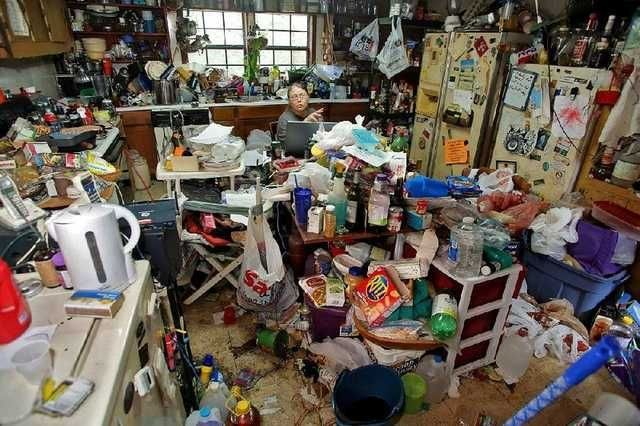
#> input picture backend/data/images/bad/bad_001.jpg, 640 x 426 px
$ python -i visual_metrics.py   (imports and definitions only)   (older library calls are emulated)
#> lines starting #> are read from the running program, lines starting #| are printed output that depends on the picture
#> further down, picture is the input picture: shape (426, 640, 3); mean B, G, R 84.3, 93.9, 104
"""
Visual Metrics Module
--------------------------------------------------
Explainable visual signals for Real Estate Visual Quality AI.

IMPORTANTE:
- Estas métricas NO deciden el score final.
- Solo aportan señales interpretables.
"""

import cv2
import numpy as np


# =====================================================
# LIGHTING
# =====================================================

def compute_lighting_score(image: np.ndarray) -> float:

    gray = cv2.cvtColor(image, cv2.COLOR_BGR2GRAY)
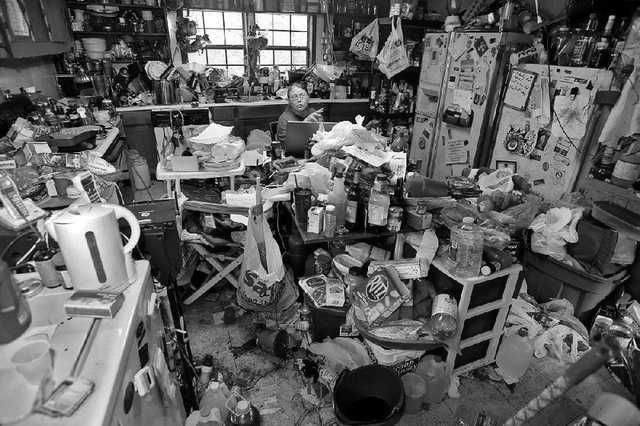
#> gray: shape (426, 640); min 0, max 255, mean 95.8

    mean_intensity = np.mean(gray)
#> mean_intensity = 95.85
    std_intensity = np.std(gray)
#> std_intensity = 61.04

    dark_pixels_ratio = np.sum(gray < 30) / gray.size
#> dark_pixels_ratio = 0.161
    bright_pixels_ratio = np.sum(gray > 220) / gray.size
#> bright_pixels_ratio = 0.03

    brightness_score = 100 - abs(mean_intensity - 127) * 100 / 127
#> brightness_score = 75.47
    brightness_score = np.clip(brightness_score, 0, 100)

    uniformity_score = 100 - std_intensity
#> uniformity_score = 38.96
    uniformity_score = np.clip(uniformity_score, 0, 100)

    extreme_penalty = (dark_pixels_ratio + bright_pixels_ratio) * 100
#> extreme_penalty = 19.06

    lighting_score = (
        0.5 * brightness_score +
        0.3 * uniformity_score -
        0.2 * extreme_penalty
    )
#> lighting_score = 45.61

    return float(np.clip(lighting_score, 0, 100))


# =====================================================
# SHARPNESS
# =====================================================

def compute_sharpness_score(image: np.ndarray) -> float:

    gray = cv2.cvtColor(image, cv2.COLOR_BGR2GRAY)

    laplacian = cv2.Laplacian(gray, cv2.CV_64F)
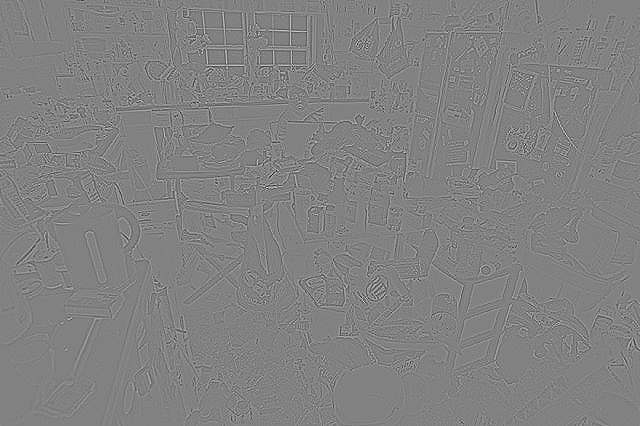
#> laplacian: shape (426, 640) float64; min -574, max 554, mean 0; drawn with min black and max white
    laplacian_variance = laplacian.var()
#> laplacian_variance = 3230.7

    min_var = 50
    max_var = 1000

    sharpness_score = (
        (laplacian_variance - min_var) /
        (max_var - min_var)
    ) * 100
#> sharpness_score = 334.8

    return float(np.clip(sharpness_score, 0, 100))


# =====================================================
# COMPOSITION
# =====================================================

def _score_angle_deviation(deviations: np.ndarray, max_deviation: float) -> float:
    if deviations.size == 0:
        return 50.0

    mean_deviation = float(np.mean(deviations))
    score = 100 - (mean_deviation / max_deviation) * 100
    return float(np.clip(score, 0, 100))


def compute_composition_score(image: np.ndarray) -> float:

    gray = cv2.cvtColor(image, cv2.COLOR_BGR2GRAY)
    edges = cv2.Canny(gray, threshold1=50, threshold2=150)
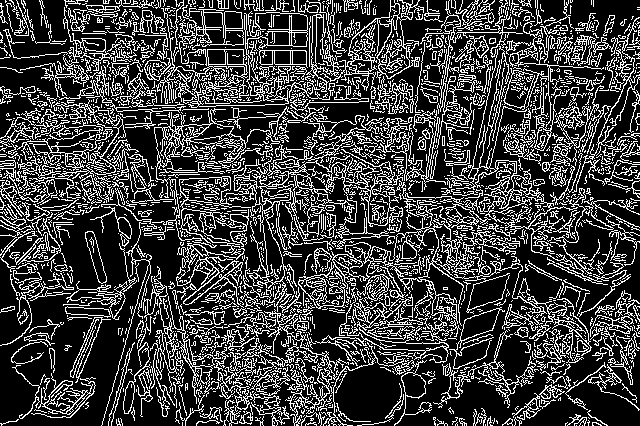
#> edges: shape (426, 640); 25.1% white in thin lines or dots

    height, width = edges.shape
    min_line_length = max(20, int(min(height, width) * 0.1))

    lines = cv2.HoughLinesP(
        edges,
        rho=1,
        theta=np.pi / 180,
        threshold=80,
        minLineLength=min_line_length,
        maxLineGap=10
    )
#> lines = 1097 rows, first 6: [250, 345, 472, 123], [193, 64, 523, 64], [259, 254, 451, 62], [194, 289, 403, 80], [93, 33, 278, 218], [330, 256, 518, 68]

    vertical_deviation = []
    horizontal_deviation = []

    if lines is not None:
        for x1, y1, x2, y2 in lines[:, 0]:
            dx = x2 - x1
            dy = y2 - y1
            if dx == 0 and dy == 0:
                continue

            angle = np.degrees(np.arctan2(dy, dx))
            angle = angle % 180

            if 75 <= angle <= 105:
                vertical_deviation.append(abs(90 - angle))
            elif angle <= 15 or angle >= 165:
                horizontal_deviation.append(min(angle, 180 - angle))
#> this loop made 1097 passes
#> (x1, y1, x2, y2, dx, dy, angle) on passes 1 to 3: (250, 345, 472, 123, 222, -222, 135), (193, 64, 523, 64, 330, 0, 0), (259, 254, 451, 62, 192, -192, 135)
#> after the loop, horizontal_deviation = 653 values, max 15 at index 172, min 0 at index 0, mean 5.92; vertical_deviation = [8.53, 6.03, 0.651, 7.13, 0, 12.95]

    vertical_deviation = np.array(vertical_deviation, dtype=float)
    horizontal_deviation = np.array(horizontal_deviation, dtype=float)

    vertical_score = _score_angle_deviation(vertical_deviation, 15.0)
#> in _score_angle_deviation, `mean_deviation = float(np.mean(deviations))`: mean_deviation = 5.88
#> in _score_angle_deviation, `score = 100 - (mean_deviation / max_deviation) * 100`: score = 60.8
#> vertical_score = 60.8
    horizontal_score = _score_angle_deviation(horizontal_deviation, 10.0)
#> horizontal_score = 40.75

    edge_points = np.column_stack(np.where(edges > 0))
#> edge_points = 68554 pairs, first value 0 to 425, second value 0 to 639
    if edge_points.size == 0:
        balance_score = 50.0
    else:
        ys, xs = edge_points[:, 0], edge_points[:, 1]
        center_x = float(np.mean(xs))
#> center_x = 322.4
        center_y = float(np.mean(ys))
#> center_y = 201.2

        norm_dx = abs(center_x - (width / 2)) / (width / 2)
#> norm_dx = 0.00762
        norm_dy = abs(center_y - (height / 2)) / (height / 2)
#> norm_dy = 0.0553
        imbalance = (norm_dx + norm_dy) / 2
#> imbalance = 0.0314

        balance_score = float(np.clip(100 - imbalance * 100, 0, 100))
#> balance_score = 96.86

    composition_score = (
        0.4 * vertical_score +
        0.3 * horizontal_score +
        0.3 * balance_score
    )
#> composition_score = 65.6

    return float(np.clip(composition_score, 0, 100))


# =====================================================
# COLOR
# =====================================================

def compute_color_score(image: np.ndarray) -> float:

    lab = cv2.cvtColor(image, cv2.COLOR_BGR2LAB)
#> lab: shape (426, 640, 3); mean of channels 0, 1, 2 101.3, 131.2, 135.3
    _, a_channel, b_channel = cv2.split(lab)
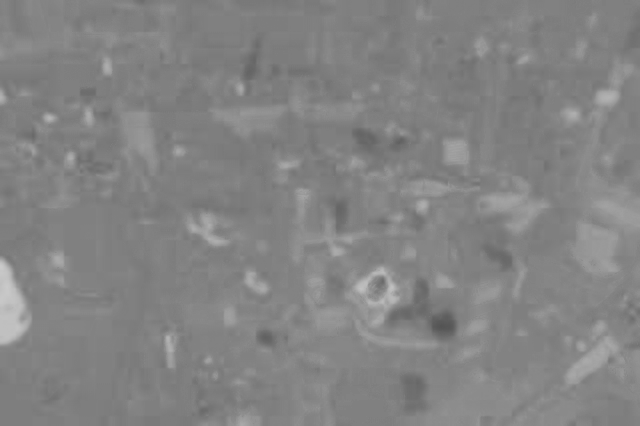
#> a_channel: shape (426, 640); min 84, max 202, mean 131.2
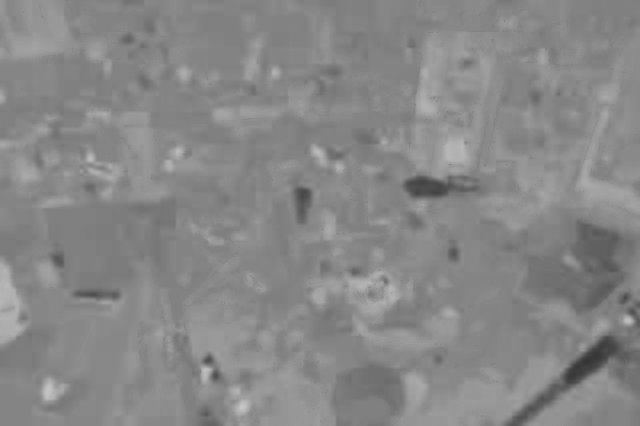
#> b_channel: shape (426, 640); min 52, max 200, mean 135.3

    a_mean = np.mean(a_channel)
#> a_mean = 131.2
    b_mean = np.mean(b_channel)
#> b_mean = 135.3

    color_cast_deviation = abs(a_mean - 128) + abs(b_mean - 128)
#> color_cast_deviation = 10.48

    max_cast_deviation = 40.0
    balance_score = 100 - (color_cast_deviation / max_cast_deviation) * 100
#> balance_score = 73.8
    balance_score = np.clip(balance_score, 0, 100)

    hsv = cv2.cvtColor(image, cv2.COLOR_BGR2HSV)
#> hsv: shape (426, 640, 3); mean H, S, V 44.2, 89.8, 109.3
    _, saturation, _ = cv2.split(hsv)
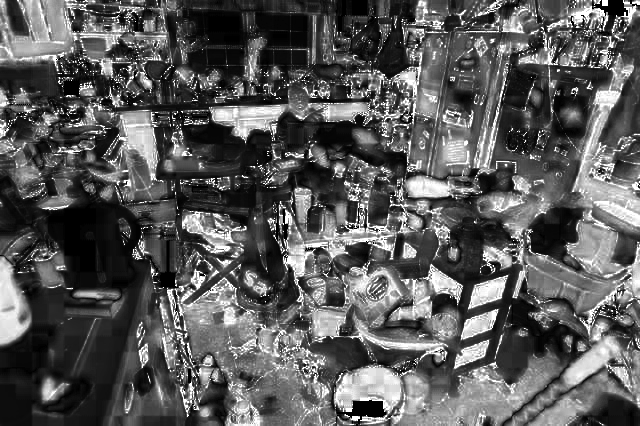
#> saturation: shape (426, 640); min 0, max 255, mean 89.8

    mean_saturation = np.mean(saturation)
#> mean_saturation = 89.84
    ideal_saturation = 80

    saturation_score = 100 - abs(mean_saturation - ideal_saturation) * 100 / ideal_saturation
#> saturation_score = 87.7
    saturation_score = np.clip(saturation_score, 0, 100)

    color_score = 0.6 * balance_score + 0.4 * saturation_score
#> color_score = 79.36

    return float(np.clip(color_score, 0, 100))


# =====================================================
# CLUTTER
# =====================================================

def compute_clutter_score(image: np.ndarray) -> float:

    gray = cv2.cvtColor(image, cv2.COLOR_BGR2GRAY)
    edges = cv2.Canny(gray, threshold1=50, threshold2=150)

    edge_pixels = np.sum(edges > 0)
#> edge_pixels = 68554
    total_pixels = edges.size

    edge_density = edge_pixels / total_pixels
#> edge_density = 0.251

    max_edge_density = 0.15
    clutter_score = 100 - (edge_density / max_edge_density) * 100
#> clutter_score = -67.63

    return float(np.clip(clutter_score, 0, 100))


# =====================================================
# GLOBAL METRICS ENTRYPOINT
# =====================================================

def compute_all_metrics(image: np.ndarray) -> dict:

    return {
        "lighting": compute_lighting_score(image),
        "sharpness": compute_sharpness_score(image),
        "composition": compute_composition_score(image),
        "color": compute_color_score(image),
        "clutter": compute_clutter_score(image),
    }

>>> import cv2
>>> picture = cv2.imread('../data/images/bad/bad_001.jpg')
>>> result = compute_all_metrics(picture)
#> result = {'lighting': 45.61, 'sharpness': 100, 'composition': 65.6, 'color': 79.36, 'clutter': 0}

$ run again, on backend/data/images/bad/bad_002.jpg
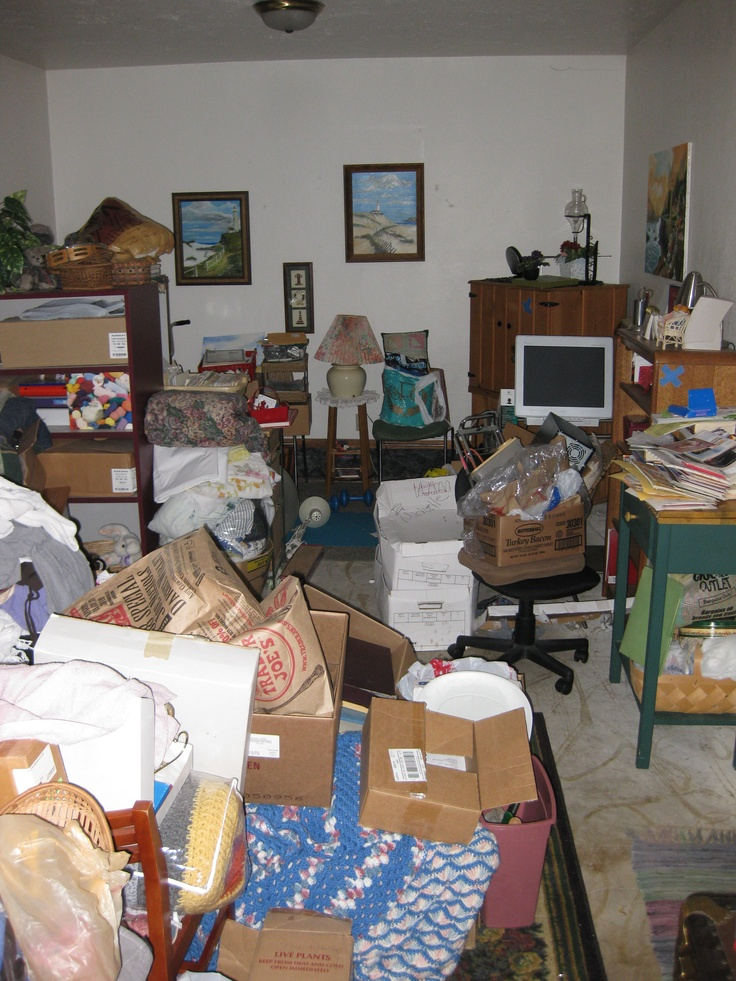
#> input picture backend/data/images/bad/bad_002.jpg, 736 x 981 px
#> picture is the input picture: shape (981, 736, 3); mean B, G, R 109.6, 116.4, 125.1
#> mean_intensity = 118.2
#> std_intensity = 54.29
#> dark_pixels_ratio = 0.0289
#> bright_pixels_ratio = 0.0592
#> brightness_score = 93.1
#> uniformity_score = 45.71
#> extreme_penalty = 8.81
#> lighting_score = 58.5
#> laplacian_variance = 716.2
#> sharpness_score = 70.13
#> in compute_composition_score, `edges = cv2.Canny(gray, threshold1=50, threshold2=150)`:
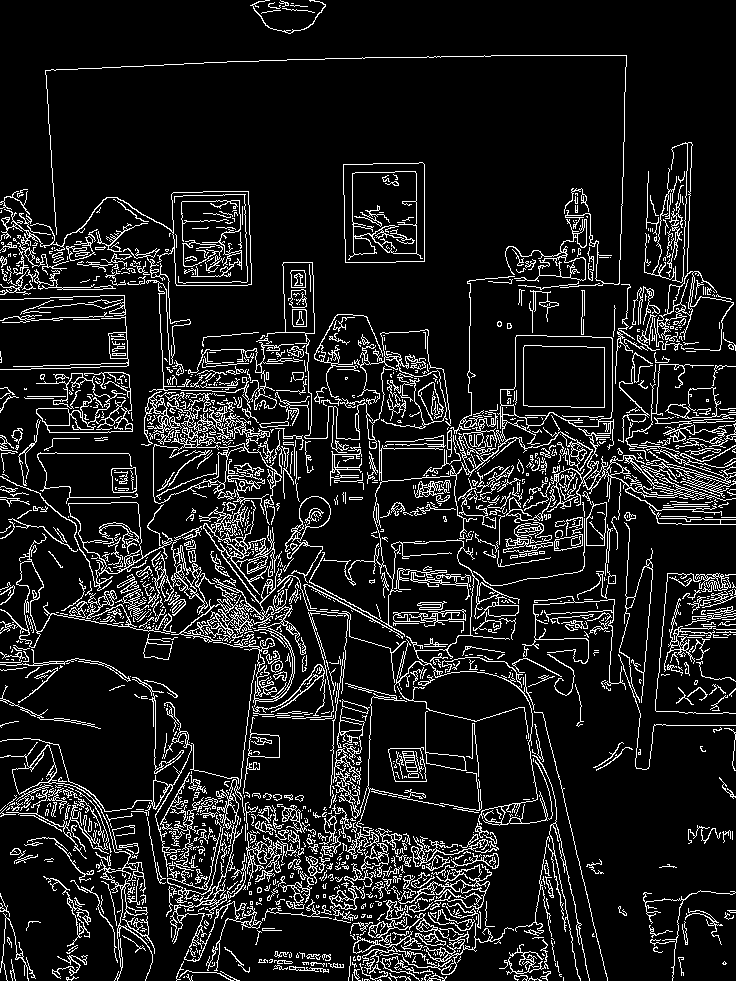
#> edges: shape (981, 736); 11.4% white in thin lines or dots
#> lines = 331 rows, first 6: [633, 356, 707, 282], [541, 467, 690, 318], [602, 503, 693, 412], [632, 359, 708, 283], [135, 467, 147, 642], [463, 523, 579, 407]
#> the loop in compute_composition_score, `for x1, y1, x2, y2 in lines[:, 0]:` made 331 passes
#> (x1, y1, x2, y2, dx, dy, angle) on passes 1 to 3: (633, 356, 707, 282, 74, -74, 135), (541, 467, 690, 318, 149, -149, 135), (602, 503, 693, 412, 91, -91, 135)
#> after the loop in compute_composition_score, `for x1, y1, x2, y2 in lines[:, 0]:`: horizontal_deviation = 53 values, max 14.04 at index 2, min 0 at index 15, mean 4.25; vertical_deviation = 66 values, max 14.81 at index 30, min 0 at index 23, mean 6.67
#> mean_deviation = 6.67
#> score = 55.5
#> horizontal_score = 57.52
#> edge_points = 82160 pairs, first value 0 to 980, second value 0 to 735
#> center_x = 350.5
#> center_y = 579.6
#> norm_dx = 0.0475
#> norm_dy = 0.182
#> imbalance = 0.115
#> in compute_composition_score, `balance_score = float(np.clip(100 - imbalance * 100, 0, 100))`: balance_score = 88.54
#> composition_score = 66.02
#> lab: shape (981, 736, 3); mean of channels 0, 1, 2 124.8, 130.8, 133.3
#> a_mean = 130.8
#> b_mean = 133.3
#> color_cast_deviation = 8.14
#> in compute_color_score, `balance_score = 100 - (color_cast_deviation / max_cast_deviation) * 100`: balance_score = 79.66
#> hsv: shape (981, 736, 3); mean H, S, V 42.1, 52.8, 129.5
#> in compute_color_score, `_, saturation, _ = cv2.split(hsv)`:
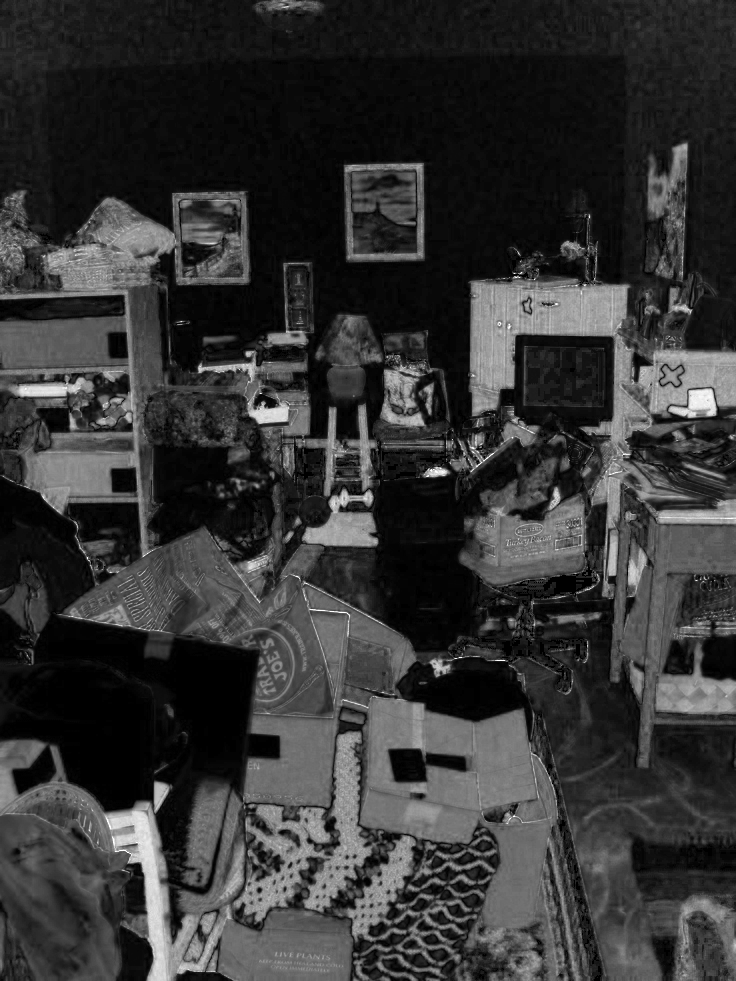
#> saturation: shape (981, 736); min 0, max 255, mean 52.8
#> mean_saturation = 52.77
#> saturation_score = 65.97
#> color_score = 74.18
#> edge_pixels = 82160
#> edge_density = 0.114
#> clutter_score = 24.14
#> result = {'lighting': 58.5, 'sharpness': 70.13, 'composition': 66.02, 'color': 74.18, 'clutter': 24.14}

$ run again, on backend/data/images/bad/bad_003.jpg
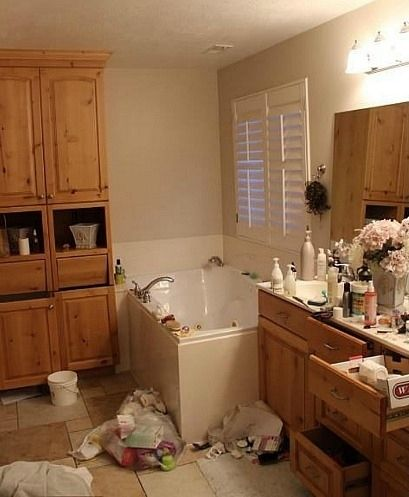
#> input picture backend/data/images/bad/bad_003.jpg, 409 x 497 px
#> picture is the input picture: shape (497, 409, 3); mean B, G, R 73, 103.9, 140.8
#> mean_intensity = 111.4
#> std_intensity = 49.94
#> dark_pixels_ratio = 0.0448
#> bright_pixels_ratio = 0.0379
#> brightness_score = 87.76
#> uniformity_score = 50.06
#> extreme_penalty = 8.27
#> lighting_score = 57.24
#> laplacian_variance = 713.1
#> sharpness_score = 69.8
#> in compute_composition_score, `edges = cv2.Canny(gray, threshold1=50, threshold2=150)`:
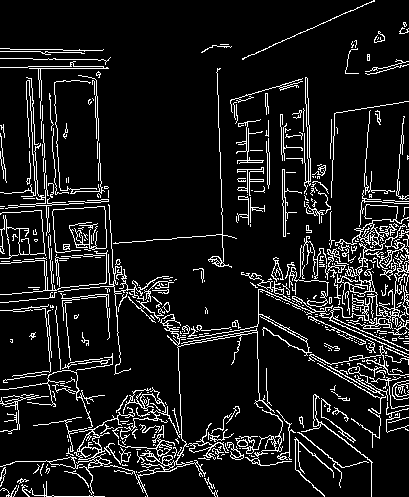
#> edges: shape (497, 409); 10.2% white in thin lines or dots
#> lines = 135 rows, first 6: [38, 49, 45, 172], [216, 72, 223, 266], [108, 187, 112, 254], [358, 241, 370, 107], [97, 107, 102, 206], [56, 309, 62, 388]
#> the loop in compute_composition_score, `for x1, y1, x2, y2 in lines[:, 0]:` made 135 passes
#> (x1, y1, x2, y2, dx, dy, angle) on passes 1 to 8: (38, 49, 45, 172, 7, 123, 86.74), (216, 72, 223, 266, 7, 194, 87.93), (108, 187, 112, 254, 4, 67, 86.58), (358, 241, 370, 107, 12, -134, 95.12), (97, 107, 102, 206, 5, 99, 87.11), (56, 309, 62, 388, 6, 79, 85.66), (0, 294, 173, 282, 173, -12, 176), (313, 416, 372, 462, 59, 46, 37.94)
#> after the loop in compute_composition_score, `for x1, y1, x2, y2 in lines[:, 0]:`: horizontal_deviation = 37 values, max 14.04 at index 27, min 1.06 at index 19, mean 7.87; vertical_deviation = 54 values, max 8.62 at index 15, min 0 at index 14, mean 2.56
#> mean_deviation = 2.56
#> score = 82.94
#> horizontal_score = 21.3
#> edge_points = 20633 pairs, first value 0 to 496, second value 0 to 408
#> center_x = 216.1
#> center_y = 291
#> norm_dx = 0.0569
#> norm_dy = 0.171
#> imbalance = 0.114
#> in compute_composition_score, `balance_score = float(np.clip(100 - imbalance * 100, 0, 100))`: balance_score = 88.6
#> composition_score = 66.15
#> lab: shape (497, 409, 3); mean of channels 0, 1, 2 118.6, 139.4, 151.4
#> a_mean = 139.4
#> b_mean = 151.4
#> color_cast_deviation = 34.86
#> in compute_color_score, `balance_score = 100 - (color_cast_deviation / max_cast_deviation) * 100`: balance_score = 12.85
#> hsv: shape (497, 409, 3); mean H, S, V 15, 137.9, 140.8
#> in compute_color_score, `_, saturation, _ = cv2.split(hsv)`:
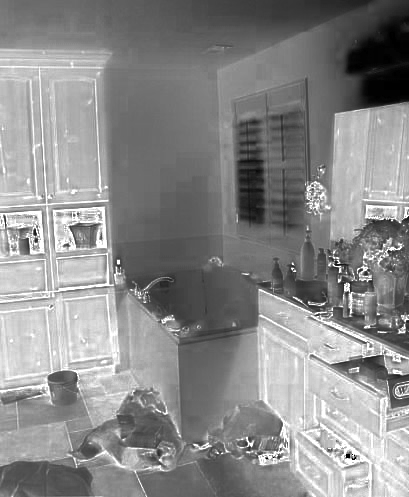
#> saturation: shape (497, 409); min 0, max 255, mean 137.9
#> mean_saturation = 137.9
#> saturation_score = 27.59
#> color_score = 18.74
#> edge_pixels = 20633
#> edge_density = 0.102
#> clutter_score = 32.33
#> result = {'lighting': 57.24, 'sharpness': 69.8, 'composition': 66.15, 'color': 18.74, 'clutter': 32.33}
